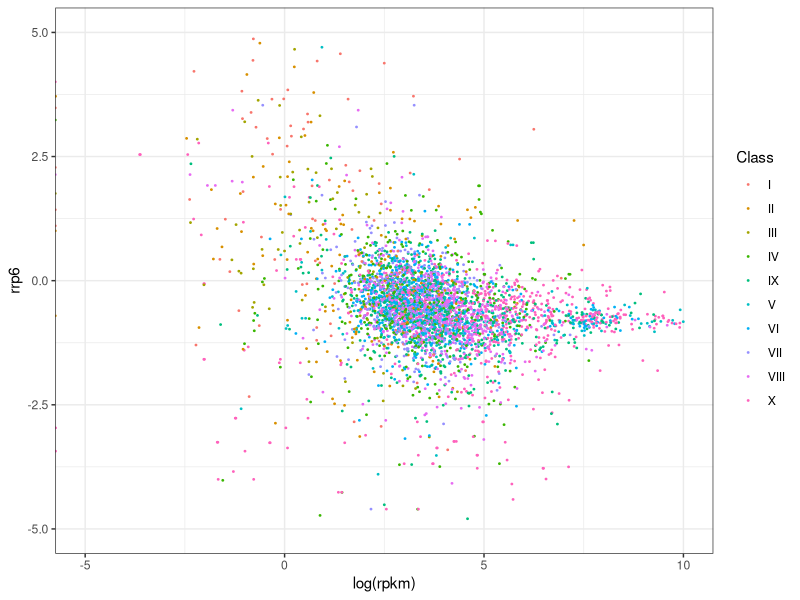
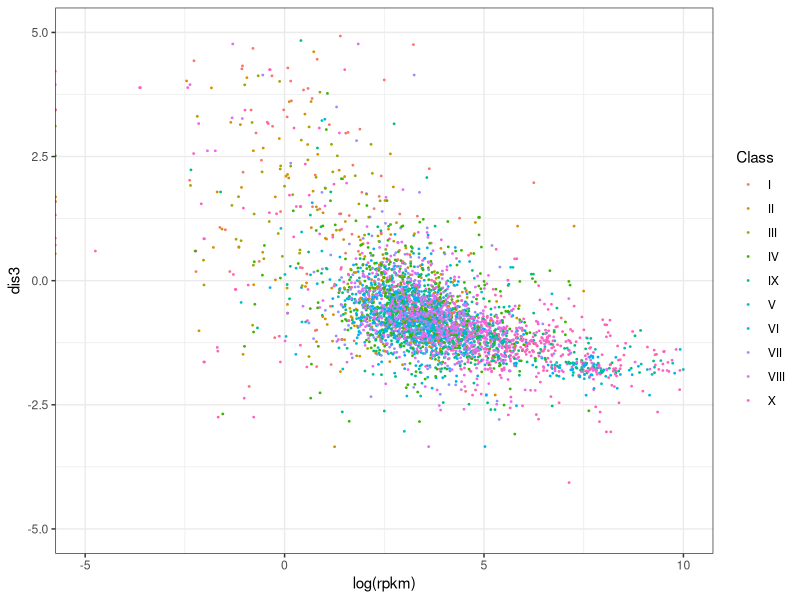
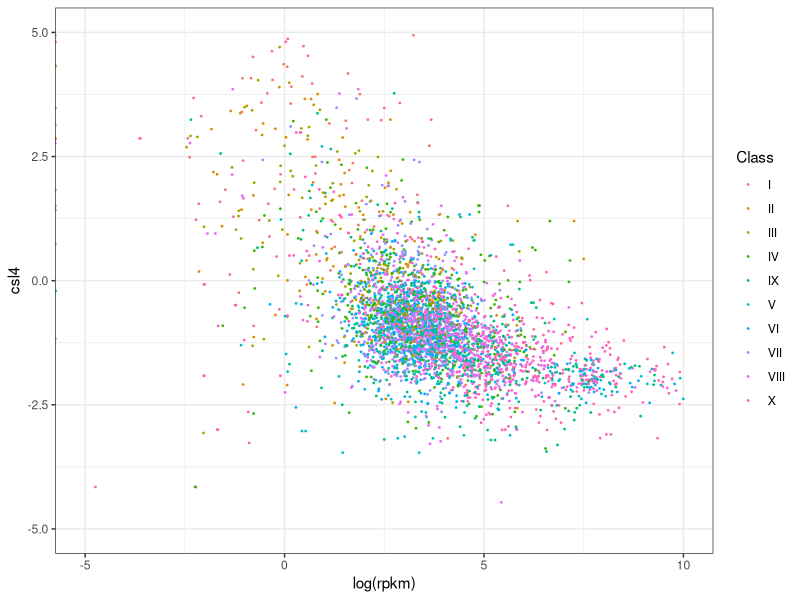
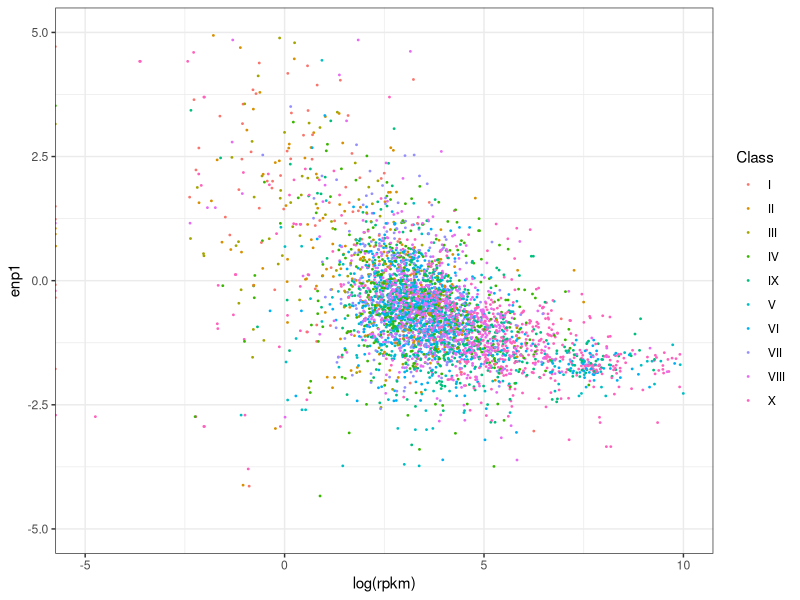
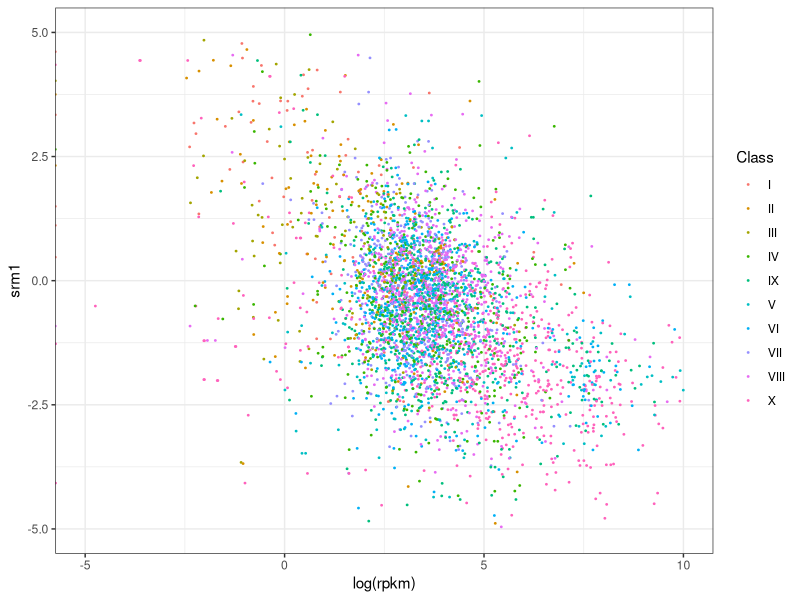

Write the R code that produced these figures, in order.
library(dplyr)
library(tidyverse)
library(data.table)
library(ggplot2)
setwd("~/Desktop/Paul_et_al_2019/")
rpkm <- read.csv("./results/wt_rpkm.csv", sep = "\t")[c(1,6)]
df <- read.csv("./results/log2FC_all_rb.tsv", sep="\t")
colnames(df) <- c("gene", "rrp6", "dis3", "csl4", "enp1", "srm1")
df3 <- read.csv("./annotation/tollarvy_rna_classes2.csv", sep="\t")
levels(df3$Class)[levels(df3$Class) %in% c("I", "II", "III")] <- "I-III"
levels(df3$Class)[levels(df3$Class) %in% c("IV", "V", "VI", "VII", "VIII")] <- "IV-VIII"
levels(df3$Class)[levels(df3$Class) %in% c("IX", "X")] <- "IX-X"
df <- df[complete.cases(df),]
df4 <- merge(df,df3, by="gene", all=F)
df5 <- merge(df4, rpkm, by = "gene", all=F)
png("./Figures/figure2B.1.png")
ggplot(df5, aes(log(rpkm), rrp6, color=Class)) + geom_point(size=0.3) + theme_bw() + xlim(-5,10) + ylim(-5,5)
dev.off()
png("./Figures/figure2B.2.png")
ggplot(df5, aes(log(rpkm), dis3, color=Class)) + geom_point(size=0.3) + theme_bw()+ xlim(-5,10) + ylim(-5,5)
dev.off()
png("./Figures/figure2B.3.png")
ggplot(df5, aes(log(rpkm), csl4, color=Class)) + geom_point(size=0.3) + theme_bw()+ xlim(-5,10) + ylim(-5,5)
dev.off()
png("./Figures/figure2B.4.png")
ggplot(df5, aes(log(rpkm), enp1, color=Class)) + geom_point(size=0.3) + theme_bw()+ xlim(-5,10) + ylim(-5,5)
dev.off()
png("./Figures/figure2B.5.png")
ggplot(df5, aes(log(rpkm), srm1, color=Class)) + geom_point(size=0.3) + theme_bw()+ xlim(-5,10) + ylim(-5,5)
dev.off()
